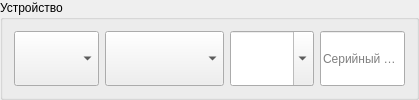
          <widget class="QGroupBox" name="groupBoxDevice">
           <property name="sizePolicy">
            <sizepolicy hsizetype="Preferred" vsizetype="Minimum">
             <horstretch>0</horstretch>
             <verstretch>0</verstretch>
            </sizepolicy>
           </property>
           <property name="title">
            <string>Устройство</string>
           </property>
           <layout class="QGridLayout" name="gridLayout_19">
            <item row="0" column="0">
             <layout class="QGridLayout" name="gridLayoutDevice" columnstretch="1,1,1,1">
              <item row="0" column="0">
               <widget class="SComboBox" name="comboBoxDeviceClass">
                <property name="sizePolicy">
                 <sizepolicy hsizetype="Preferred" vsizetype="Minimum">
                  <horstretch>0</horstretch>
                  <verstretch>0</verstretch>
                 </sizepolicy>
                </property>
                <property name="autoFillBackground">
                 <bool>false</bool>
                </property>
                <property name="styleSheet">
                 <string notr="true"/>
                </property>
                <property name="editable">
                 <bool>false</bool>
                </property>
                <property name="currentText">
                 <string/>
                </property>
                <property name="insertPolicy">
                 <enum>QComboBox::NoInsert</enum>
                </property>
                <property name="placeholderText">
                 <string>Тип</string>
                </property>
               </widget>
              </item>
              <item row="0" column="2">
               <widget class="SComboBox" name="comboBoxDevice">
                <property name="sizePolicy">
                 <sizepolicy hsizetype="Preferred" vsizetype="Minimum">
                  <horstretch>0</horstretch>
                  <verstretch>0</verstretch>
                 </sizepolicy>
                </property>
                <property name="editable">
                 <bool>true</bool>
                </property>
                <property name="currentText">
                 <string/>
                </property>
                <property name="placeholderText">
                 <string>Модель</string>
                </property>
               </widget>
              </item>
              <item row="0" column="1">
               <widget class="SComboBox" name="comboBoxDeviceVendor">
                <property name="sizePolicy">
                 <sizepolicy hsizetype="Preferred" vsizetype="Minimum">
                  <horstretch>0</horstretch>
                  <verstretch>0</verstretch>
                 </sizepolicy>
                </property>
                <property name="editable">
                 <bool>false</bool>
                </property>
                <property name="currentText">
                 <string/>
                </property>
                <property name="placeholderText">
                 <string>Производитель</string>
                </property>
               </widget>
              </item>
              <item row="0" column="3">
               <widget class="SLineEdit" name="lineEditSN">
                <property name="sizePolicy">
                 <sizepolicy hsizetype="Expanding" vsizetype="Minimum">
                  <horstretch>0</horstretch>
                  <verstretch>0</verstretch>
                 </sizepolicy>
                </property>
                <property name="text">
                 <string/>
                </property>
                <property name="placeholderText">
                 <string>Серийный номер</string>
                </property>
                <property name="clearButtonEnabled">
                 <bool>false</bool>
                </property>
               </widget>
              </item>
             </layout>
            </item>
           </layout>
          </widget>
